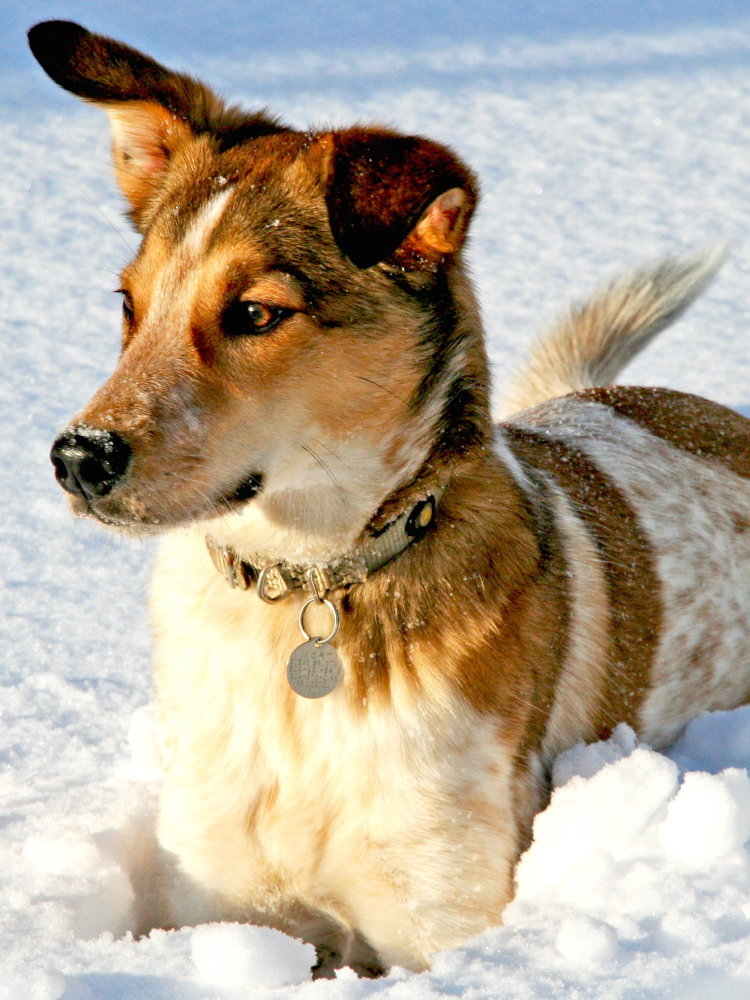
#> input picture Textbook Code and Data/DATA_PYTHON/DATA/dog.jpg, 1500 x 2000 px, found by its file name (shown at 1/2 size)
$ jupyter execute SVD_Image_Analysis_on_Colab.ipynb   (shell and % lines are left out)
#> lines starting #> are read from the running program, lines starting #| are printed output that depends on the picture
[cell 1]
from google.colab import drive
drive.mount('/content/drive', force_remount=True)

import os
os.chdir('/content/drive/My Drive/MATH-596-Mathematical-Data-Science-Git-Clone') # or whatever you choose to name your 596 folder you make pulls from Git into
base_directory = os.getcwd() # store your base directory for easy reference

lecture_notes_directory = base_directory + '/Lecture_Notes/'
textbook_image_directory = base_directory + '/Textbook Code and Data/DATA_PYTHON/DATA/'
assignments_directory = base_directory + '/Assignments/'

[cell 2]
# Load core libraries and utilities
import numpy as np
import matplotlib.pyplot as plt
from skimage import io

# Jupyter notebook "magic"

[cell 3]
# We need a tool that converts images into grayscale (i.e. all pixel values in [0, 1])
def gray_scale_convert(image):
    rescaled_image = np.zeros((image.shape[0], image.shape[1]))
    rescaled_image[:, :] = image
    rescaled_image -= np.min(rescaled_image)
    rescaled_image /= np.max(rescaled_image)
    return rescaled_image

[cell 4]
# We would like to easily comapre different images to one another after we do various things to them.
def image_comparison(original_image, reduced_image):
    gscale_reduced_image = gray_scale_convert(reduced_image) # note, we need to make sure skinny_puppy is grayscale
    difference = np.abs( original_image - gscale_reduced_image )

    fig, axes = plt.subplots(1, 3, figsize=(10, 5))
    ax = axes.ravel()
    ax[0].imshow(original_image, cmap=plt.cm.gray)
    ax[0].set_title("Original")
    ax[1].imshow(gscale_reduced_image, cmap=plt.cm.gray)
    ax[1].set_title("Reduced")
    ax[2].imshow(difference, cmap=plt.cm.gray)
    ax[2].set_title("Difference")
    fig.tight_layout()

[cell 5]
dog_grayscale = io.imread(textbook_image_directory + 'dog.jpg', as_gray=True)
#> dog_grayscale: shape (2000, 1500) float64; min 0, max 1, mean 0.67
print(type(dog_grayscale))
#| <class 'numpy.ndarray'>

[cell 6]
# PUPPY TIME!
plt.imshow(dog_grayscale, cmap=plt.cm.gray)

[cell 7]
# Compute the SVD of the grayscale dog image
u, s, vh = np.linalg.svd(dog_grayscale, full_matrices=False)
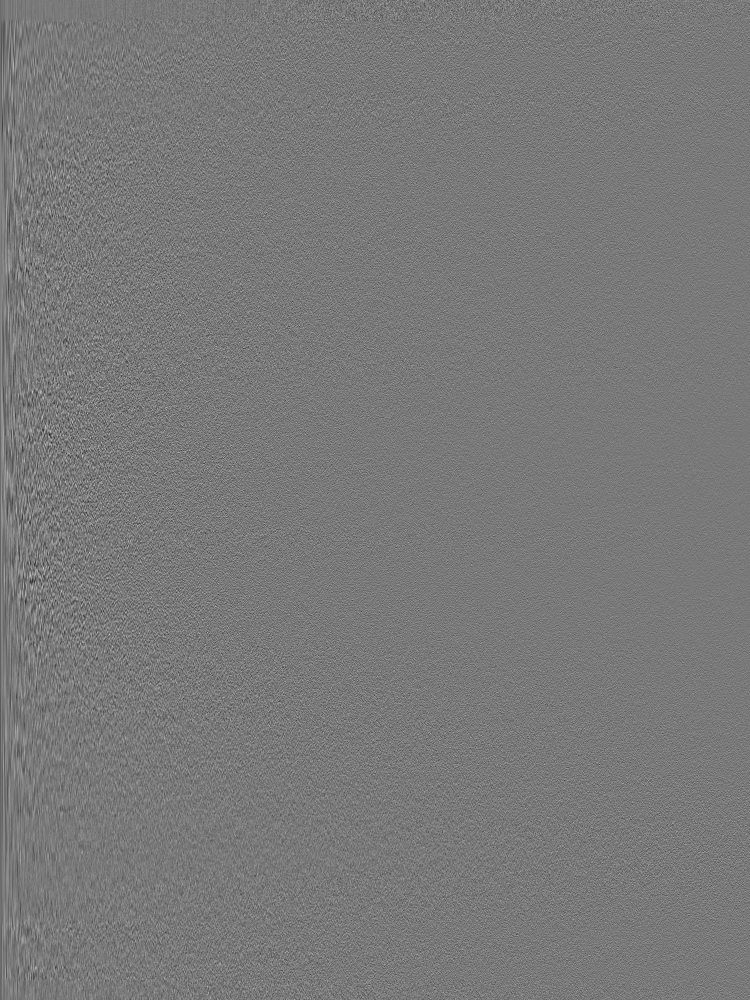
#> u: shape (2000, 1500) float64 (shown at 1/2 size); min -0.123, max 0.136, mean -1.1e-05; drawn with min black and max white
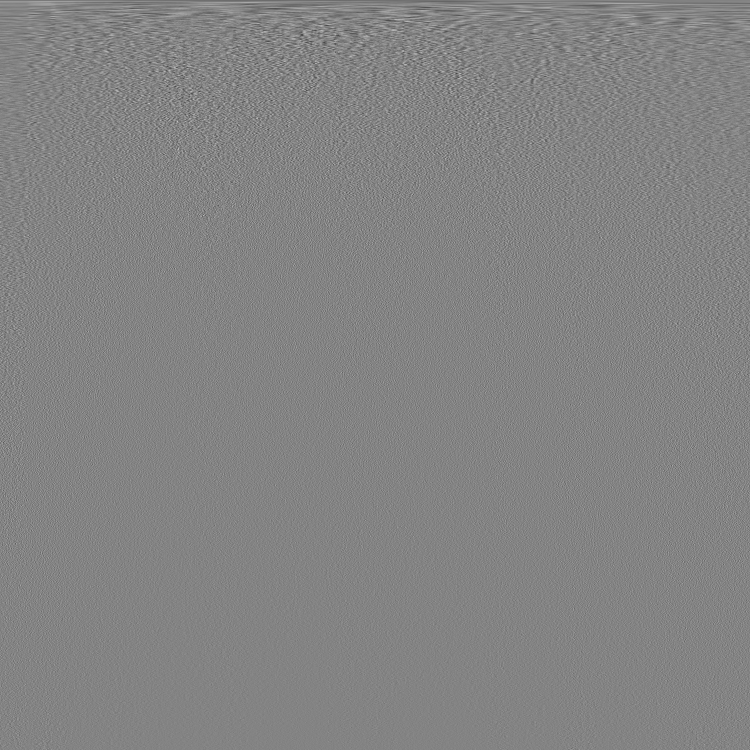
#> vh: shape (1500, 1500) float64 (shown at 1/2 size); min -0.176, max 0.165, mean -2.07e-05; drawn with min black and max white
#> s = 1500 values, max 1186.7 at index 0, min 0.0176 at index 1499, mean 2.83

[cell 8]
# Analyze singular values
smax = s[0]
#> smax = 1186.7
s_log_scaled = np.ma.log10(s/smax)
plt.plot(s_log_scaled, color='k')
plt.ylabel(r"$\log_{10}(s/s_{0})$")
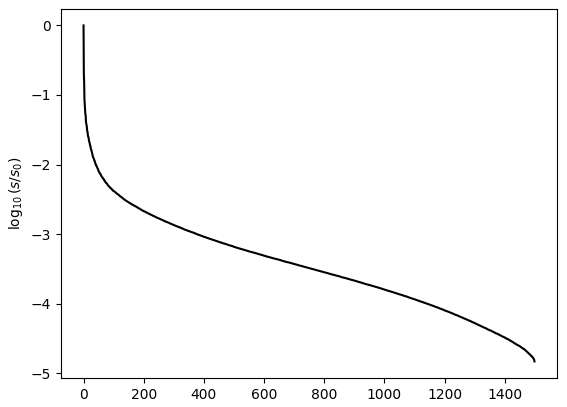
#> figure drawn by matplotlib, 1 panel; curve peaks at x = 0, y = 0

So looking at our rescaled singular values, we see that there is a precipitous drop off in magnitude after about the first 100 terms.  What if we only used these singular values and their affiliated vectors?  Doing this sort of thing in Python is really slick.  Watch...

[cell 9]
indskp = np.log10(s/smax) >= -2 # We only keep singular values that are 1/100 the magnitude of the largest.
skinny_puppy = u[:,indskp] @ np.diag( s[indskp] ) @ vh[indskp, :]
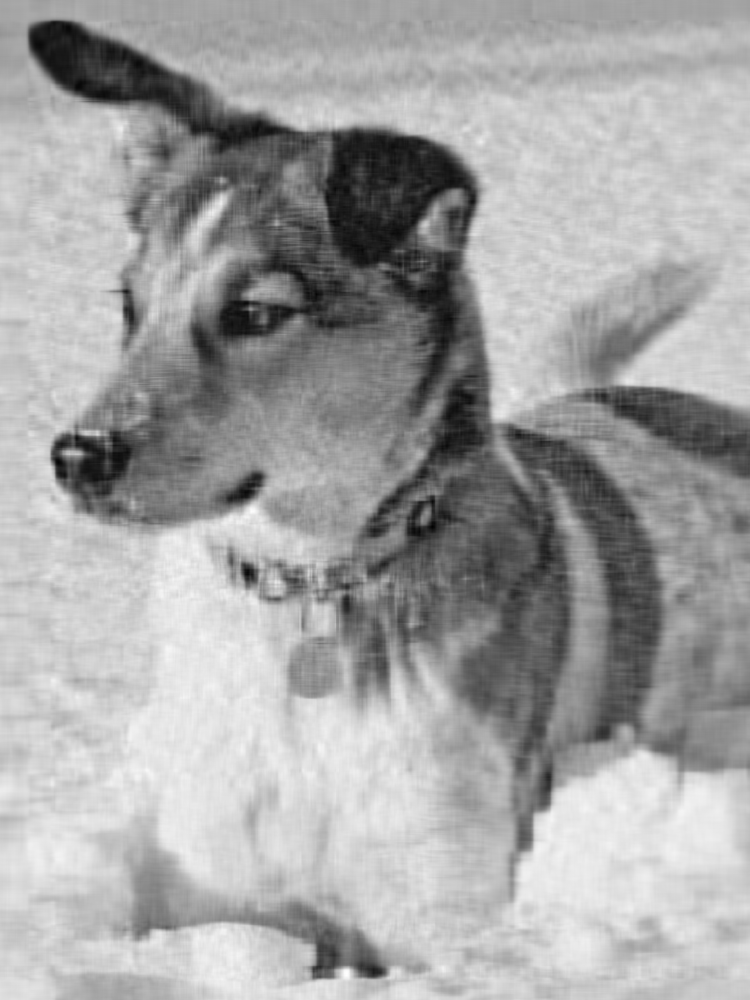
#> skinny_puppy: shape (2000, 1500) float64 (shown at 1/2 size); min -0.115, max 1.11, mean 0.67; drawn with min black and max white

So by truncating those singular values which are 1/100 the size of the largest, we only keep 2.73% of our original singular values. Let's see what that gets us.

[cell 10]
# How much puppy do we have left? Let's plot the original and reduced figures as well as the difference side-by-side
image_comparison(dog_grayscale, skinny_puppy)
#> in image_comparison, `difference = np.abs( original_image - gscale_reduced_image )`:
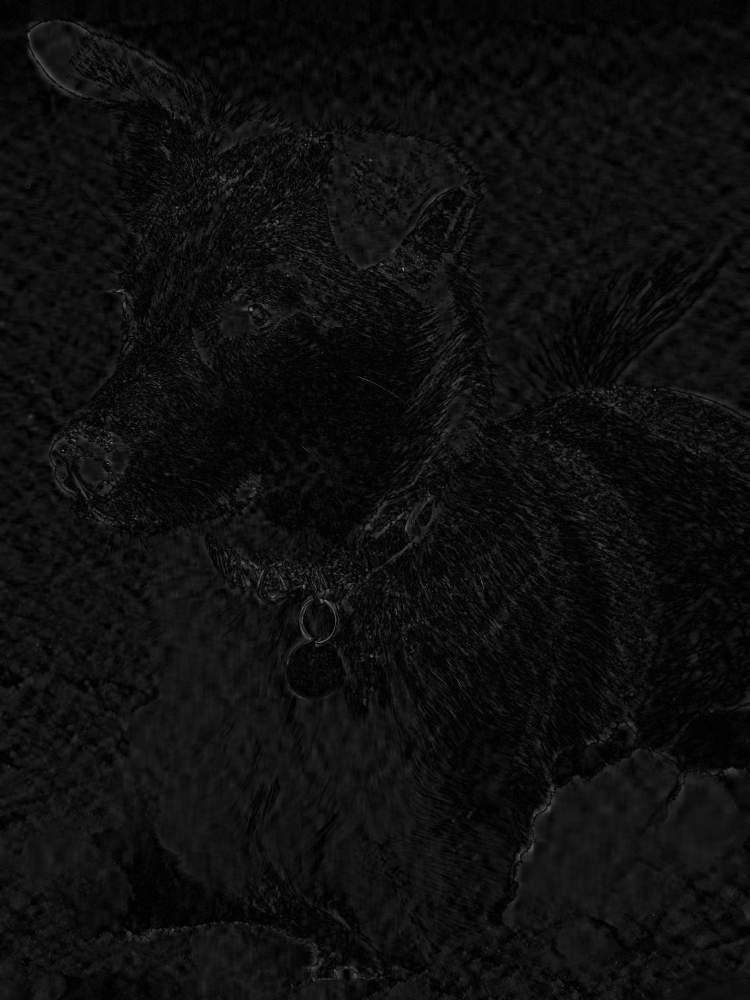
#> difference: shape (2000, 1500) float64 (shown at 1/2 size); min 2.69e-08, max 0.62, mean 0.0588

So we certainly can see some differences between the original and reduced images, but the difference is an issue of crispness. The reduced image is still clearly our original puppy. Now let's see what happens if we push this argument a little too far.

[cell 11]
indskp = np.log10(s/smax) >= -1 # We only keep singular values that are 1/10 the magnitude of the largest.
really_skinny_puppy = u[:,indskp] @ np.diag( s[indskp] ) @ vh[indskp, :]
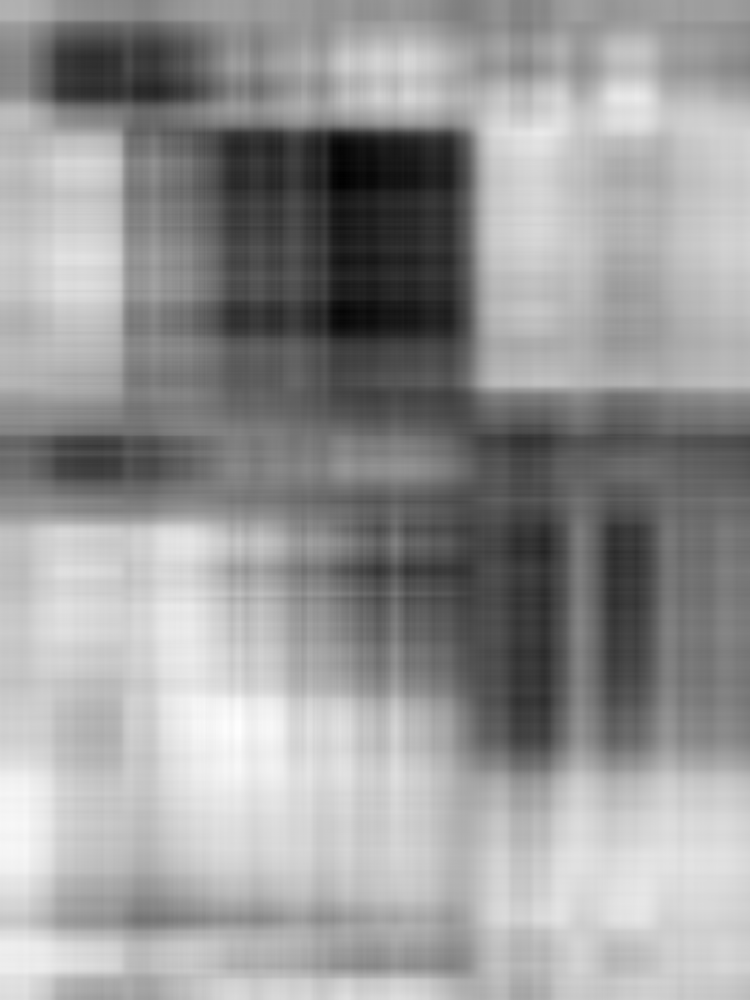
#> really_skinny_puppy: shape (2000, 1500) float64 (shown at 1/2 size); min 0.0544, max 1.09, mean 0.67; drawn with min black and max white
compression_ratio = s[indskp].size/s.size
#> compression_ratio = 0.002
print("The compression ratio is {0:1.2f}%".format(compression_ratio*100.))
#| The compression ratio is 0.20%

[cell 12]
image_comparison(dog_grayscale, really_skinny_puppy)
#> in image_comparison (call 2), `difference = np.abs( original_image - gscale_reduced_image )`:
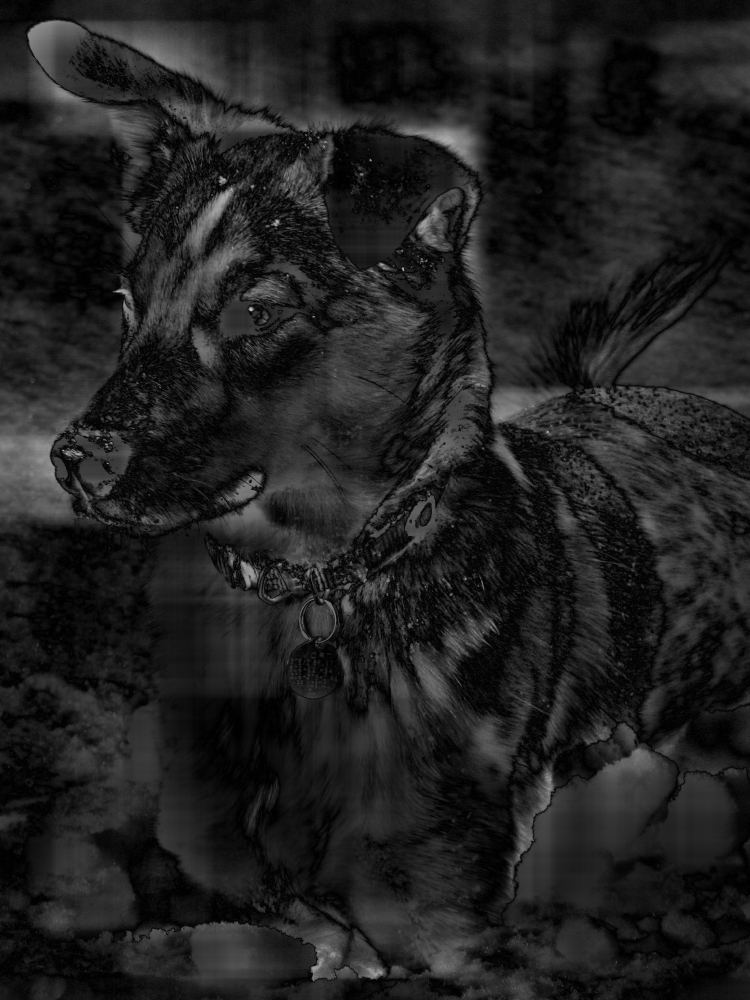
#> difference: shape (2000, 1500) float64 (shown at 1/2 size); min 2.03e-08, max 0.788, mean 0.128
